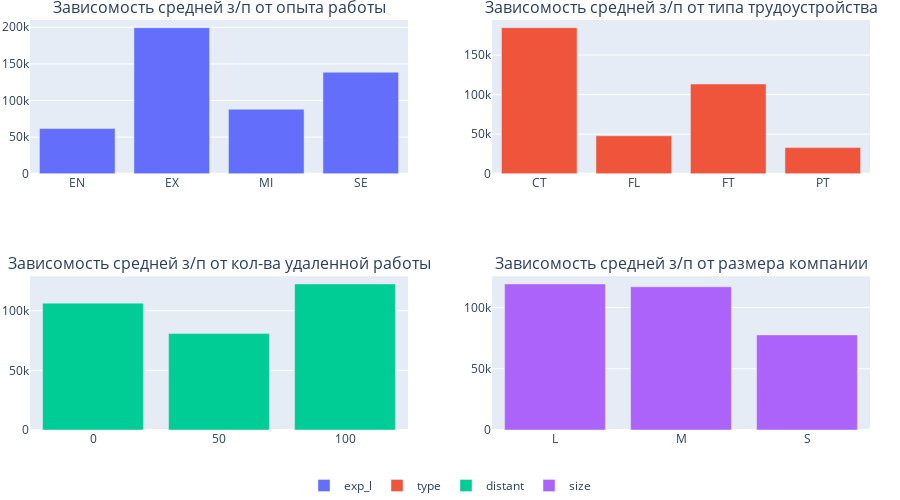

The notebook cell this image was saved under:
### Code cell
fig = make_subplots(rows=2, #создаем плоскость для графиков
                    cols=2, 
                    column_widths=[1, 1], 
                    subplot_titles=("Зависомость средней з/п от опыта работы", 
                                    "Зависомость средней з/п от типа трудоустройства",
                                    "Зависомость средней з/п от кол-ва удаленной работы",
                                    "Зависомость средней з/п от размера компании"))
# добавляем графики распределений по первым 4-м таблицам из предыдущего блока
fig.add_trace(go.Bar(x=exp_data['experience_level'], y=exp_data['salary_in_usd'], name = 'exp_l'), 1, 1)
fig.add_trace(go.Bar(x=emp_data['employment_type'], y=emp_data['salary_in_usd'], name = 'type'), 1, 2)
fig.add_trace(go.Bar(x=rem_data['remote_ratio'], y=rem_data['salary_in_usd'], name = 'distant'), 2, 1)
fig.add_trace(go.Bar(x=comp_data['company_size'], y=comp_data['salary_in_usd'], name = 'size'), 2, 2)

fig.update_layout(legend_orientation="h",
                  legend=dict(x=.5, xanchor="center"),
                  hovermode="x",
                  margin=dict(l=30, r=30, t=20, b=0),
                  height = 500)

plotly.io.write_html(fig, 'graphs\\defaul_distribution.html')
fig.show()

### Figure 1 — Plotly figure (JSON) as saved in the notebook; plotly's stock layout.template omitted (floating-point values rounded to 4 significant figures)
{"data": [{"name": "exp_l", "type": "bar", "x": ["EN", "EX", "MI", "SE"], "xaxis": "x", "y": [61640.0, 199400.0, 88000.0, 138600.0], "yaxis": "y"}, {"name": "type", "type": "bar", "x": ["CT", "FL", "FT", "PT"], "xaxis": "x2", "y": [184575, 48000, 113500.0, 33070.0], "yaxis": "y2"}, {"name": "distant", "type": "bar", "x": [0, 50, 100], "xaxis": "x3", "y": [106400.0, 80820.0, 122500.0], "yaxis": "y3"}, {"name": "size", "type": "bar", "x": ["L", "M", "S"], "xaxis": "x4", "y": [119200.0, 116900.0, 77630.0], "yaxis": "y4"}], "layout": {"annotations": [{"font": {"size": 16}, "showarrow": false, "text": "Зависомость средней з/п от опыта работы", "x": 0.225, "xanchor": "center", "xref": "paper", "y": 1, "yanchor": "bottom", "yref": "paper"}, {"font": {"size": 16}, "showarrow": false, "text": "Зависомость средней з/п от типа трудоустройства", "x": 0.775, "xanchor": "center", "xref": "paper", "y": 1, "yanchor": "bottom", "yref": "paper"}, {"font": {"size": 16}, "showarrow": false, "text": "Зависомость средней з/п от кол-ва удаленной работы", "x": 0.225, "xanchor": "center", "xref": "paper", "y": 0.375, "yanchor": "bottom", "yref": "paper"}, {"font": {"size": 16}, "showarrow": false, "text": "Зависомость средней з/п от размера компании", "x": 0.775, "xanchor": "center", "xref": "paper", "y": 0.375, "yanchor": "bottom", "yref": "paper"}], "height": 500, "hovermode": "x", "legend": {"orientation": "h", "x": 0.5, "xanchor": "center"}, "margin": {"b": 0, "l": 30, "r": 30, "t": 20}, "xaxis": {"anchor": "y", "domain": [0, 0.45]}, "xaxis2": {"anchor": "y2", "domain": [0.55, 1]}, "xaxis3": {"anchor": "y3", "domain": [0, 0.45]}, "xaxis4": {"anchor": "y4", "domain": [0.55, 1]}, "yaxis": {"anchor": "x", "domain": [0.625, 1]}, "yaxis2": {"anchor": "x2", "domain": [0.625, 1]}, "yaxis3": {"anchor": "x3", "domain": [0, 0.375]}, "yaxis4": {"anchor": "x4", "domain": [0, 0.375]}}}
